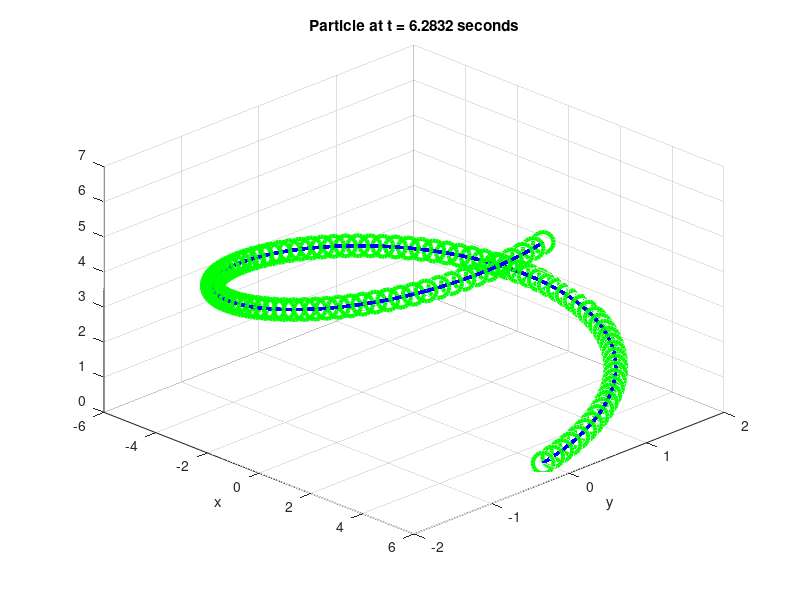

The MATLAB source for this figure: (Note: this script raises an error after producing the figure.)
% This matlab script acts as a template for making cool animations that
% would help visualizing ideas 

clear; 
clc;
close all;

%% Generate data 
t = linspace(0, 2*pi,100);
x = 5 * cos(t);
y = 2 * sin(t);
z = t;

%% Draw/render scenario  
figh = figure;

for k = 1:length(t)
   % extract data 
   t_k = t(k);
   x_k = x(k);
   y_k = y(k);
   z_k = z(k);
   
   % Plot the current location of the particle
   plot3(x_k,y_k,z_k, 'go', 'LineWidth', 3, 'MarkerSize', 15);
   hold on
   
   % Plot the entire trajectory
   plot3(x,y,z, 'b-', 'LineWidth', 2);
   
   % Decorate the plot 
   grid on
   xlabel('x')
   ylabel('y')
   title(["Particle at t = " num2str(t_k) ' seconds'])
   view([45 35])
   % get frame generates a bitmap of all figures over time
   movieVector(k) = getframe(figh, [10 10 520 400]);
   
   % Pause will animate each frame as the loop progresses
   %pause(0.1)
   
end

%% Save the video
myWriter = VideoWriter('Traj_following', 'MPEG-4');
myWriter.FrameRate = 20;

open(myWriter);
writeVideo(myWriter, movieVector);
close(myWriter);